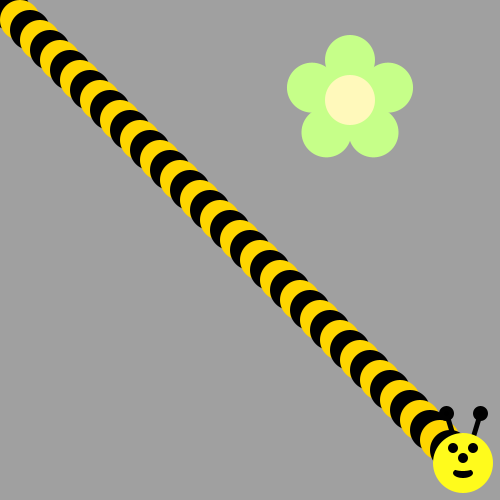
Frame 1 (no input)
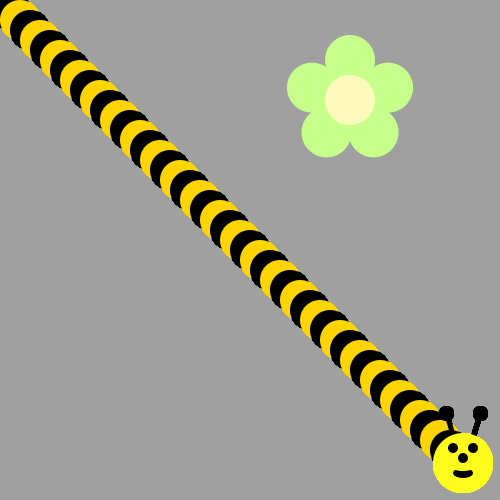
Frame 60 (the mouse pressed at the canvas centre just before this capture)
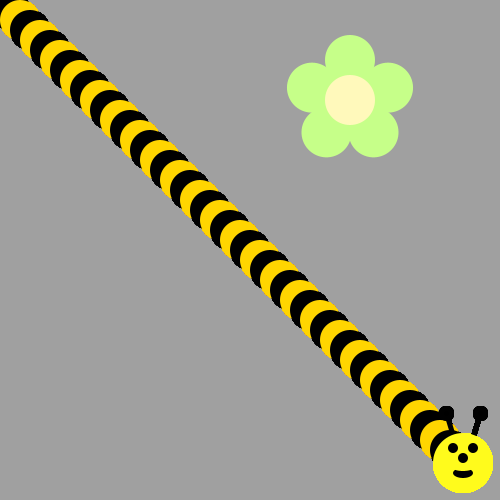
Frame 120 (the mouse held since frame 60 and released just before this capture)

The Processing sketch that drew these frames (run headless with seeded random() and noise(); from frame 60 on, the mouse is pressed at the canvas centre):

// Processing sketch: bumble_bee
// ── bumble_bee.pde

void setup() {
     ellipseMode(CENTER);
     size(500, 500);
     background(160, 160, 160);
     drawFlower(350, 100);
}

void draw() {
  
// First run the program and you should see a flower.  
  
  
/* Then, use a loop to make a body for the Bee! 
(see the image on the recipe, it's a diagonal line of circles)
Use remainder to make the colors alternate between yellow and black
*/
fill(#000000);
for(int i = 1; i<=45; i+=1.5){
if(i%2==0){
fill(#FFD500);
}
else{
fill(#000000);
}
ellipse((i*10),(i*10),40,40);
}
drawBeeFace(463,463);



/*
Now put his head on using drawBeeFace(x,y)
*/

}

/**************   Use these methods but  DON'T CHANGE THE CODE BELOW  **************/

void drawFlower(int x, int y) {
     noStroke();
     translate(x, y);
     // draw 5 petals, rotating after each one
     fill(#c6ff89);      // green
      for (int i = 0; i < 5; i++) {
           ellipse(0, -40, 50, 50);
          rotate(radians(72));
     }
     fill(#fff9bb); // light yellow
     ellipse(0, 0, 50, 50);
} 
void drawBeeFace(int BeeFaceX, int BeeFaceY) {
     noStroke();
     fill(0, 0, 0);
     stroke(1);
     strokeWeight(5);
     line(BeeFaceX-10, BeeFaceY-27, BeeFaceX-17, BeeFaceY-50);
     line(BeeFaceX+10, BeeFaceY-27, BeeFaceX+17, BeeFaceY-50);
     ellipse(BeeFaceX-17, BeeFaceY-50, 10, 10);
     ellipse(BeeFaceX+17, BeeFaceY-50, 10, 10);
     noStroke();
     fill(255, 251, 28);
     ellipse(BeeFaceX, BeeFaceY, 60, 60); // face
     fill(255, 237, 209);
     fill(0,0,0);
      ellipse(BeeFaceX-10, BeeFaceY-15, 10, 10); // eyes
     ellipse(BeeFaceX+10, BeeFaceY-15, 10, 10);
      ellipse(BeeFaceX, BeeFaceY-5, 10, 10); // nose
      ellipse(BeeFaceX, BeeFaceY+10, 20, 10);// mouth
     fill(255, 251, 28);
     ellipse(BeeFaceX, BeeFaceY+5, 20, 6);
}
